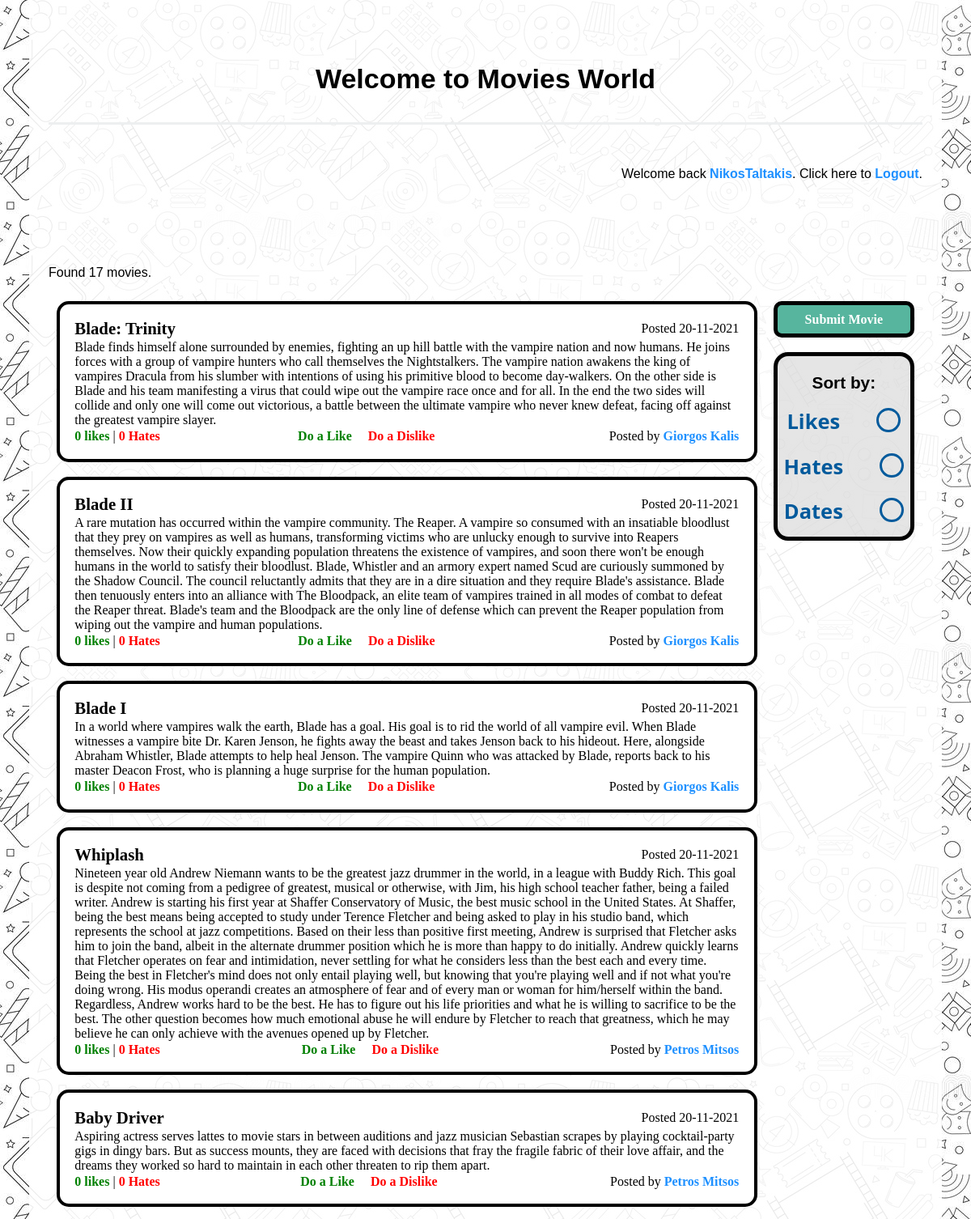
Screenshot of /index.php?status=login (signed in, upper part) with the database file from the repository.
### tables this page shows
CREATE TABLE `movies` (
  `serialNo` int(11) NOT NULL,
  `Name` varchar(45) DEFAULT NULL,
  `Description` longtext DEFAULT NULL,
  `Likes` int(10) DEFAULT NULL,
  `Hates` int(10) NOT NULL,
  `postdate` timestamp NOT NULL DEFAULT current_timestamp() ON UPDATE current_timestamp(),
  `user_ID` int(20) NOT NULL
);

CREATE TABLE `users` (
  `user_ID` int(11) NOT NULL,
  `user_name` varchar(50) NOT NULL,
  `password` varchar(50) NOT NULL,
  `name` varchar(30) NOT NULL,
  `lastname` varchar(30) NOT NULL,
  `email` varchar(70) NOT NULL
);

### Paginator.class.php (called while the page is built, shortened)
<?php
class Paginator {
        private $_conn;
        private $_query;
        private $_total;
public function __construct( $conn, $query ) {
    $this->_conn = $conn;
    $this->_query = $query;
    $rs= $this->_conn->query( $this->_query )or die($conn->error);
    $this->_total =  $_SESSION["Total"];
    if(isset($_SESSION["NameQuery"])){$this->_query = $_SESSION["NameQuery"]; }
    else if(isset($_SESSION["GenreQuery"])){$this->_query = $_SESSION["GenreQuery"]; }
    else if(isset($_SESSION["YearQuery"])){$this->_query = $_SESSION["YearQuery"]; }
    else   $this->_query = $query;
}
public function getData( $page = 2, $limit = 25 ) {
    $this->_limit   = $limit;
    $this->_page    = $page;
        $query      = $this->_query .",".$this->_limit;
    $rs             = $this->_conn->query( $query )  or die($this->_conn->error);
    while ( $row = $rs->fetch_assoc() ) {
        $results[]  = $row;
    }
    $result         = new stdClass();
    $result->page   = $this->_page;
    $result->limit  = $this->_limit;
    $result->total  = $this->_total;
    $result->data   = $results;
    return $result;
}
}

### index.php (the view, shortened to what this page needs)
<?php
   require_once 'Paginator.class.php';
   $conn = new mysqli('127.0.0.1', 'root', '', 'mydb');
   $limit = (isset($_GET['limit'])) ? $_GET['limit'] : 25;
   $page = (isset($_GET['page'])) ? $_GET['page'] : 1;
       if (!isset($_COOKIE["column_to_sort"])){
       $query = "SELECT * FROM movies  ORDER BY postdate desc limit " .($page - 1)* $limit;
       }
       else{
        $query = "SELECT * FROM movies  ORDER BY " . $_COOKIE["column_to_sort"] . " desc limit " .($page - 1)* $limit;
       }
   $Paginator = new Paginator($conn, $query);
   $results = $Paginator->getData($page, $limit);
  ?>
<!DOCTYPE html>
<head>
   <link rel="stylesheet" href="./assets/css/styles.css">
</head>
<body>
   <div class="main_container">
      <br><br>
      <div style="border-bottom: solid #edeff0 3px;">
         <p id="page_header">
            Welcome to Movies World
         </p>
      </div>
      <br><br>
      <?php
         if(isset($_SESSION["user_name"])) {
         ?>
      <p style="text-align: right;"> Welcome back <span style="color:#1e90ff;font-weight: bold;"><?php echo $_SESSION["user_name"]; ?></span>. Click here to <a style="color: #1e90ff;text-decoration: none;font-weight: bold;" href="logout.php" tite="Logout">Logout</a>. </p>
      <?php
         }else
         require('database.php');
         ?>
      <br><br>
      <br><br>
          <?php
              $result=mysqli_query($conn,"SELECT count(*) as total from movies");
              $data=mysqli_fetch_assoc($result);
              echo '<p> Found '.$data['total'].' movies.</p>';
          ?>
      <div class="flex-container">
        <div class="flex-item-left">
            <?php
               for ($i = 0;$i < count($results->data);$i++) {
                 $user_id = $results->data[$i]['user_ID'];
                 $query = "SELECT name,lastname  FROM `users` WHERE user_ID = '$user_id'";
                 $result = mysqli_query($conn,$query) or die(mysqli_error());
                while($row= mysqli_fetch_array($result))
            {
                  $nameuser = $row['name'];
                  $lastnameuser = $row['lastname'];
            }
                    echo '
                    <div style="border: solid black 4px;border-radius:15px;padding:2%;background-color:white;">
                      <table style="border-collapse: collapse;border:none;">
                        <tr>
                            <td colspan="2" style="text-align:left;font-size: 1.3em;font-weight:bold;">' . $results->data[$i]['Name']        .'</td>
                            <td style="text-align:right;"> Posted '. date('d-m-Y', strtotime($results->data[$i]['postdate']))    .'</td>
                          </tr>
                          <tr>
                            <td colspan="3">'. $results->data[$i]['Description']  .'</td>
                          </tr>
                          <tr>
                            <td style="text-align:left;"><span style="color:green; font-weight:bold;">' . $results->data[$i]['Likes'] .' likes </span>| <span style="color:red; font-weight:bold;"> '. $results->data[$i]['Hates']  . ' Hates </span> </td>
                            <td>';
                            if(isset($_SESSION["user_name"])&& ($results->data[$i]['user_ID']!= $_SESSION['USER_ID'])) {
                          echo '
                              <center>
                                <a href="updatelikes.php?userName='. $_SESSION["user_name"] . '&movieID=' . $results->data[$i]['serialNo'] . '" style="color:green; font-weight:bold; text-decoration:none;">Do a Like</a> &nbsp;&nbsp;&nbsp; <a href="updatedislikes.php?userName='. $_SESSION["user_name"] . '&movieID=' . $results->data[$i]['serialNo'] . '"style="color:red; font-weight:bold; text-decoration:none;">Do a Dislike</a>
                              </center>';
                            }
                          echo '</td>
                            <td style="text-align:right;"> Posted by <span style="color: #1e90ff;font-weight: bold;">'.  $nameuser .'  '. $lastnameuser .'</span></td>
                          </tr>
                      </table>
                      </div>
                      <br>';
                }
               ?>
        </div>
        <div class="flex-item-right">
          <?php
        	if(isset($_SESSION["user_name"])) {
          		echo '<center>
          				<a href="submitMovie.php" class="movie_reg_btn">
          					Submit Movie
          				</a> <br>
          			  </center>';
          	}
          ?>
          <form action="index.php" style="background-color: rgb(219, 219, 219,0.7);padding-bottom: 9%;border-radius: 18px;border: solid black 5px;">
            <p style="text-align:center;font-size: 1.3em;font-weight:bold;">Sort by:</p>
            <label class="form-control">
              <input type="radio" name="columnname" value= "Likes"/> &nbsp; &nbsp; Likes
            </label>
            <label class="form-control">
              <input type="radio" name="columnname" value= "Hates" /> &nbsp; &nbsp; Hates
            </label>
            <label class="form-control">
              <input type="radio" name="columnname"  value= "postdate"  /> &nbsp; &nbsp; Dates
            </label>
          </form>
        </div>
      </div>
      <br>
   </div>
</body>
</html>

### assets/css/styles.css (style rules this page uses)
body { padding-left: 3%; padding-right: 3%; margin:0; background-image: url("./images/bg.jpg"); */ }
html,body { font-family: calibri; height: 100%; }
a { background-color:transparent; -webkit-text-decoration-skip:objects; }
p { font-size: 1em; font-family: Arial, Helvetica, sans-serif; }
* { box-sizing: border-box; }
#page_header { text-align: center; font-weight: bold; font-size: calc(1vw + 10px + 1vmin); font-family: Arial, Helvetica, sans-serif; }
.main_container { background-color: rgba(255, 255, 255, 0.91); padding: 0.5em 1.5em 0.5em 1.5em; }
.flex-container { display: flex; flex-wrap: wrap; }
.flex-item-left { padding: 10px; flex: 82%; }
.flex-item-right { padding: 10px; flex: 18%; }
a { color: dodgerblue; }
input { width: 100%; padding: 12px; border: 1px solid #ccc; border-radius: 4px; box-sizing: border-box; margin-top: 6px; margin-bottom: 16px; }
*, *:before, *:after { box-sizing: border-box; }
form .form-control { display: grid; place-content: center; }
.form-control { font-family: system-ui, sans-serif; font-size: calc(1vw + 1.5px + 1vmin); color: #005A9C; font-weight: bold; line-height: 1.1; display: grid; grid-template-columns: 1em auto; gap: 0.9em; direction: rtl; }
.form-control + .form-control { margin-top: 1em; }
input[type="radio"] { -webkit-appearance: none; appearance: none; background-color: var(--form-background); margin: 0; font: inherit; color: #005A9C; width: calc(1.5px + 1vmin); height: calc(1.5px + 1vmin); border: 0.15em solid #005A9C; border-radius: 50%; transform: translateY(-0.075em); display: grid; place-content: center; }
input[type="radio"]::before { content: ""; width: calc(7.5px + 1vmin); height: calc(7.5px + 1vmin); border-radius: 50%; transform: scale(0); transition: 120ms transform ease-in-out; box-shadow: inset 1em 1em var(--form-control-color); background-color: CanvasText; }
.movie_reg_btn { width:100%; color:white; display:block; font-weight:bold; border-radius:10px; text-decoration:none; padding: 5% 10% 5% 10%; border: solid black 5px; background-color:#57b59e; }

### rows the page displays
movies: Name "Blade: Trinity", postdate "20-11-2021", Description "Blade finds himself alone surrounded by enemies, fighting an up hill battle with the vampire nation and now humans. He joins forces with a group of vampire hunters who call themselves the Nightstalkers. The vampire nation awakens the king of vampires Dracula from his slumber with intentions of using his primitive blood to become day-walkers. On the other side is Blade and his team manifesting a virus that could wipe out the vampire race once and for all. In the end the two sides will collide and only one will come out victorious, a battle between the ultimate vampire who never knew defeat, facing off against the greatest vampire slayer.", Likes "0", Hates "0", user_ID.name "Giorgos", user_ID.lastname "Kalis"
movies: Name "Blade II", postdate "20-11-2021", Description "A rare mutation has occurred within the vampire community. The Reaper. A vampire so consumed with an insatiable bloodlust that they prey on vampires as well as humans, transforming victims who are unlucky enough to survive into Reapers themselves. Now their quickly expanding population threatens the existence of vampires, and soon there won't be enough humans in the world to satisfy their bloodlust. Blade, Whistler and an armory expert named Scud are curiously summoned by the Shadow Council. The council reluctantly admits that they are in a dire situation and they require Blade's assistance. Blade then tenuously enters into an alliance with The Bloodpack, an elite team of vampires trained…", Likes "0", Hates "0", user_ID.name "Giorgos", user_ID.lastname "Kalis"
movies: Name "Blade I", postdate "20-11-2021", Description "In a world where vampires walk the earth, Blade has a goal. His goal is to rid the world of all vampire evil. When Blade witnesses a vampire bite Dr. Karen Jenson, he fights away the beast and takes Jenson back to his hideout. Here, alongside Abraham Whistler, Blade attempts to help heal Jenson. The vampire Quinn who was attacked by Blade, reports back to his master Deacon Frost, who is planning a huge surprise for the human population.", Likes "0", Hates "0", user_ID.name "Giorgos", user_ID.lastname "Kalis"
movies: Name "Whiplash", postdate "20-11-2021", Description "Nineteen year old Andrew Niemann wants to be the greatest jazz drummer in the world, in a league with Buddy Rich. This goal is despite not coming from a pedigree of greatest, musical or otherwise, with Jim, his high school teacher father, being a failed writer. Andrew is starting his first year at Shaffer Conservatory of Music, the best music school in the United States. At Shaffer, being the best means being accepted to study under Terence Fletcher and being asked to play in his studio band, which represents the school at jazz competitions. Based on their less than positive first meeting, Andrew is surprised that Fletcher asks him to join the band, albeit in the alternate drummer position…", Likes "0", Hates "0", user_ID.name "Petros", user_ID.lastname "Mitsos"
movies: Name "Baby Driver", postdate "20-11-2021", Description "Aspiring actress serves lattes to movie stars in between auditions and jazz musician Sebastian scrapes by playing cocktail-party gigs in dingy bars. But as success mounts, they are faced with decisions that fray the fragile fabric of their love affair, and the dreams they worked so hard to maintain in each other threaten to rip them apart.", Likes "0", Hates "0", user_ID.name "Petros", user_ID.lastname "Mitsos"

### other values shown
$_SESSION["user_name"] "NikosTaltakis"
$data['total'] "17"
